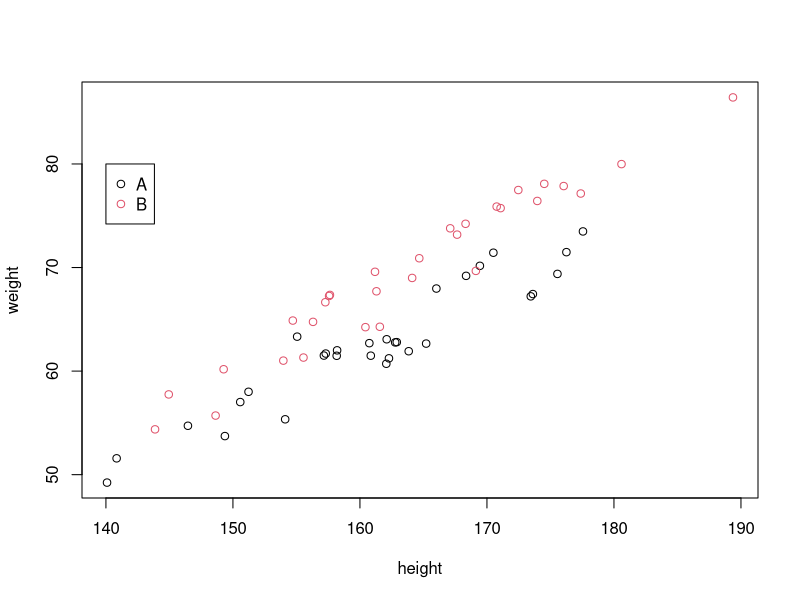
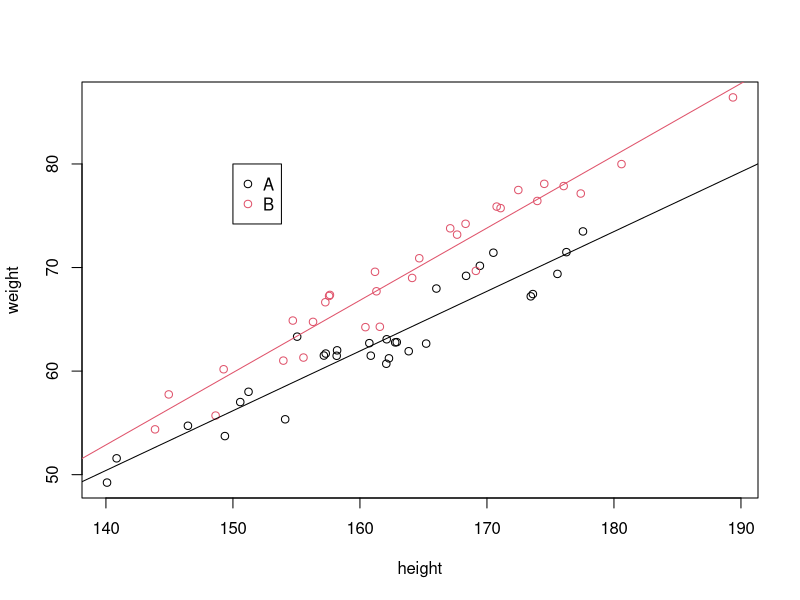
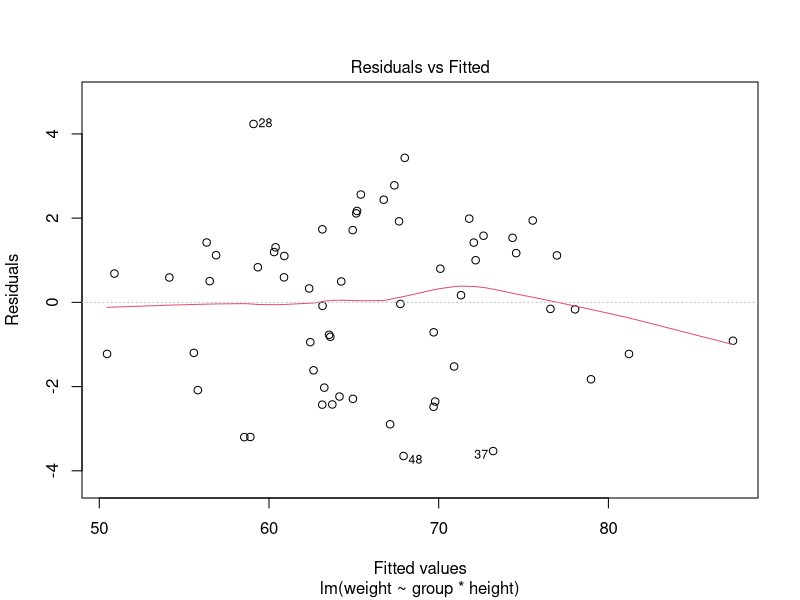
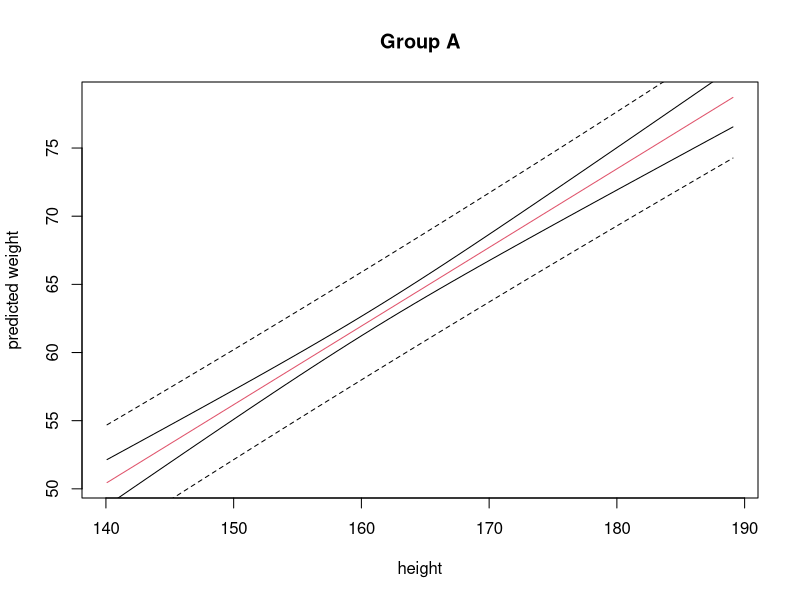
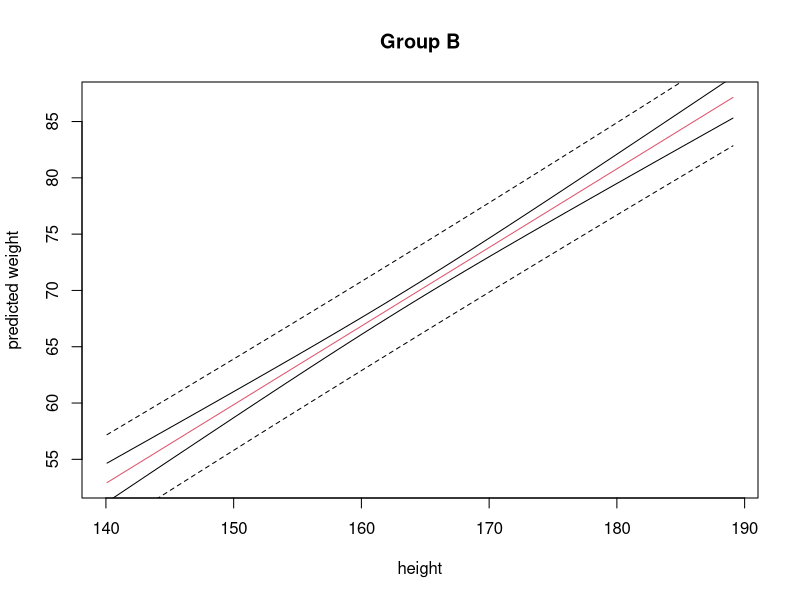
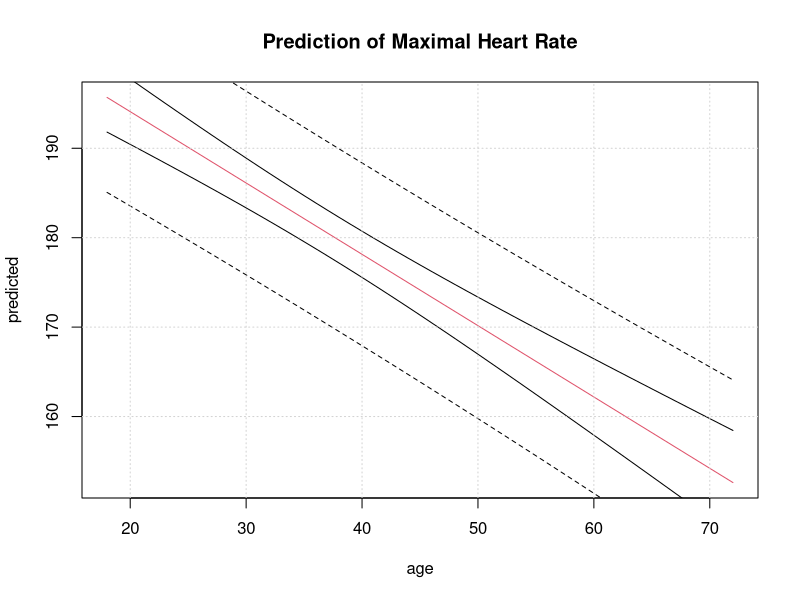

R code for these plots, in order:
## ----chunk_setup, include=FALSE, eval=TRUE------------------------------------
knitr::opts_chunk$set(echo = T, message=F, warning=F, comment=NA, autodep=F,
                      eval=T, cache.rebuild=F, cache=F, R.options=list(width=120,digits=2,show.signif.stars=FALSE,scipen=0),
                      out.width="49%", dev.args=list(bg = 'transparent'))


## -----------------------------------------------------------------------------
library(psych)


## -----------------------------------------------------------------------------
set.seed(10)  
n.groups <- 2
n.sample <- 30
n <- n.groups*n.sample ##sample size
ind <- rep(1:n.groups, each=n.sample) ##Indicator for group
group <- factor(ind, labels = c("A", "B"))
height <- rnorm(n, mean=165, sd=11.4)
covariates<-data.frame(group,height)
Xeffects <- model.matrix(~group*height)
Xmeans <- model.matrix(~group*height-height-1)
sigma <-2
betaMeans <- c(muA<--36.475,muB<--45.5,slopeA<-0.615,slopeB<-0.7)
betaEffects <- c(muA,muB-muA,slopeA,slopeB-slopeA)
lin.pred <- Xeffects %*% betaEffects 	
lin.pred2 <- Xmeans %*% betaMeans  
#all.equal(lin.pred,lin.pred2) ## should be same of course
eps <- rnorm(n = n, mean = 0, sd = sigma) ## add noise
weight <- lin.pred + eps ## response
df <- data.frame(group,height,weight)


## -----------------------------------------------------------------------------
str(df)
headTail(df)
plot(weight~height,data=df,col=as.numeric(group))
legend(140,80,legend=levels(group),col=c(1,2),pch=21)


## -----------------------------------------------------------------------------
by(df[,-1],df$group,describe) 
cor(weight,height,method="pearson")
cor(weight,height,method="spearman")
by(df[,-1],df$group,cor)


## -----------------------------------------------------------------------------
mod<-lm(weight~group*height,df)
mod


## -----------------------------------------------------------------------------
summary(mod)


## -----------------------------------------------------------------------------
betaEffects
sigma


## -----------------------------------------------------------------------------
plot(weight~height,data=df,col=as.numeric(group))
legend(150,80,legend=levels(group),col=c(1,2),pch=21)
abline(mod$coef[1],mod$coef[3],col=1)
abline(mod$coef[1]+mod$coef[2],mod$coef[3]+mod$coef[4],col=2)


## -----------------------------------------------------------------------------
confint(mod,level=0.95)


## -----------------------------------------------------------------------------
knitr::kable(cbind(summary(mod)$coef,confint(mod)),digits=3)


## -----------------------------------------------------------------------------
knitr::kable(anova(mod),digits=3)


## -----------------------------------------------------------------------------
modNoMainG<-lm(weight~height*group-group) #equals weight~height+height:group
anova(mod,modNoMainG)


## -----------------------------------------------------------------------------
car::Anova(mod,type=3)


## -----------------------------------------------------------------------------
mod0<-lm(weight~1)
anova(mod0,mod)


## -----------------------------------------------------------------------------
plot(mod,which=1)


## -----------------------------------------------------------------------------
new<-data.frame(group=c("A","B","A"),height=c(170,180,190))
new


## -----------------------------------------------------------------------------
pred<-predict(mod,newdata=new,interval="prediction")
cbind(new,pred)


## -----------------------------------------------------------------------------
pred2<-predict(mod,newdata=new,interval="confidence")
cbind(new,pred2)


## ----fig.show="hold"----------------------------------------------------------
pred.frame<-data.frame(group="A",height=seq(min(df$height),max(df$height)))
pc<-data.frame(predict(mod,newdata=pred.frame,interval="confidence"))
pp<-data.frame(predict(mod,newdata=pred.frame,interval="prediction"))
plot(pred.frame$height,pc[,1],col=2,type="l",xlab="height",ylab="predicted weight",main="Group A")
lines(pred.frame$height,pc[,2])
lines(pred.frame$height,pc[,3])
lines(pred.frame$height,pp[,2],lty=2)
lines(pred.frame$height,pp[,3],lty=2)
pred.frame<-data.frame(group="B",height=seq(min(df$height),max(df$height)))
pc<-data.frame(predict(mod,newdata=pred.frame,interval="confidence"))
pp<-data.frame(predict(mod,newdata=pred.frame,interval="prediction"))
plot(pred.frame$height,pc[,1],col=2,type="l",xlab="height",ylab="predicted weight",main="Group B")
lines(pred.frame$height,pc[,2])
lines(pred.frame$height,pc[,3])
lines(pred.frame$height,pp[,2],lty=2)
lines(pred.frame$height,pp[,3],lty=2)



## -----------------------------------------------------------------------------
Age <- c(18,23,25,35,65,54,34,56,72,19,23,42,18,39,37)
HR <- c(202,186,187,180,156,169,174,172,153,199,193,174,198,183,178)


## -----------------------------------------------------------------------------
modHR <- lm(HR~Age)
pred.frame<-data.frame(Age=18:72)
pp<-predict(modHR,interval="prediction",newdata=pred.frame)
pc<-predict(modHR,interval="confidence",newdata=pred.frame)
pred.age<-pred.frame$Age
plot(pred.age,pp[,1],lty=1,type="l",main="Prediction of Maximal Heart Rate",ylab="predicted",col=2,xlab="age")
lines(pred.age,pc[,2],lty=1)
lines(pred.age,pc[,3],lty=1)
lines(pred.age,pp[,2],lty=2)
lines(pred.age,pp[,3],lty=2)
grid()

